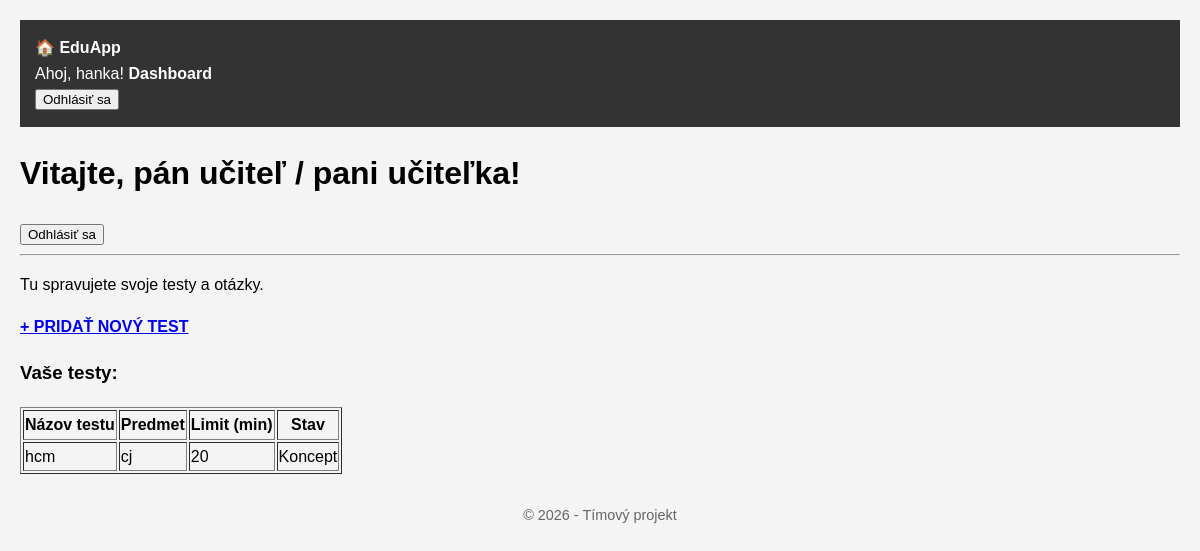
Page /dashboard/ (signed in) on the earlier database version.
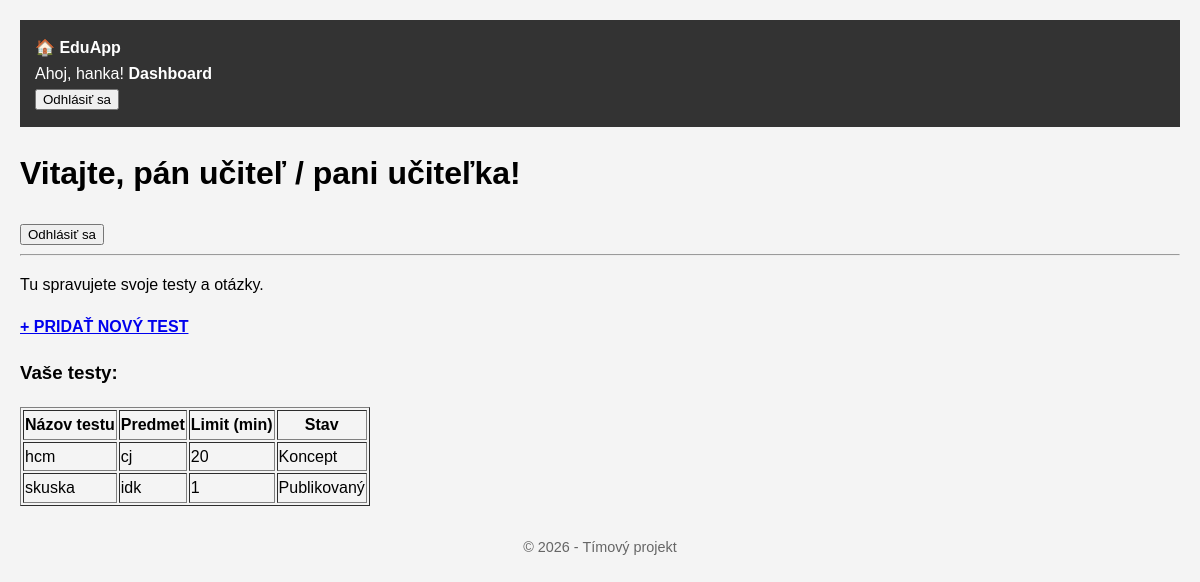
Same page on the later database version.
### quiz/models.py (models this page shows, shortened)
class Test(models.Model):
    title = models.CharField(max_length=200)
    description = models.TextField()
    subject = models.CharField(max_length=100)
    time_limit = models.IntegerField(help_text="Limit v minútach")
    is_published = models.BooleanField(default=False)
    questions = models.ManyToManyField(Question, related_name='tests', through='TestQuestion')

### quiz/views.py (the view)
# urls.py: path('dashboard/', views.dashboard, name='dashboard'),
@login_required
def dashboard(request):
    user_profil = request.user.profil
    if user_profil.is_teacher:
        testy = Test.objects.all()
        return render(request, 'quiz/ucitel_dashboard.html', {'testy': testy})
    else:
        testy = Test.objects.filter(is_published=True)
        return render(request, 'quiz/student_dashboard.html', {'testy': testy})

### quiz/templates/quiz/ucitel_dashboard.html (shortened to what this page needs)
{% extends 'quiz/base.html' %}
{% block content %}
    <h1>Vitajte, pán učiteľ / pani učiteľka!</h1>
    <form action="{% url 'logout' %}" method="post">
        <button type="submit">Odhlásiť sa</button>
    </form>
    <hr>
    {% if vytvaram_test %}
        <h2>Vytvoriť nový test</h2>
        <form method="post">
            {% csrf_token %}
            {{ form.as_p }}
            <button type="submit">Uložiť test</button>
            <a href="{% url 'dashboard' %}">Zrušiť</a>
        </form>
    {% else %}
        <p>Tu spravujete svoje testy a otázky.</p>
        <a href="{% url 'vytvor_test' %}"><strong>+ PRIDAŤ NOVÝ TEST</strong></a>
        <h3>Vaše testy:</h3>
        <table border="1">
            <thead>
                <tr>
                    <th>Názov testu</th>
                    <th>Predmet</th>
                    <th>Limit (min)</th>
                    <th>Stav</th>
                </tr>
            </thead>
            <tbody>
                {% for test in testy %}
                <tr>
                    <td>{{ test.title }}</td>
                    <td>{{ test.subject }}</td>
                    <td>{{ test.time_limit }}</td>
                    <td>
                        {% if test.is_published %}
                            Publikovaný
                        {% else %}
                            Koncept
                        {% endif %}
                    </td>
                </tr>
                {% empty %}
                <tr>
                    <td colspan="4">Zatiaľ ste nevytvorili žiadne testy.</td>
                </tr>
                {% endfor %}
            </tbody>
        </table>
    {% endif %}
{% endblock %}

### quiz/templates/quiz/base.html (shortened to what this page needs)
{% load static %}
<!DOCTYPE html>
<html lang="sk">
<head>
    <link rel="stylesheet" href="{% static 'quiz/style.css' %}">
</head>
<body>
    <nav class="main-nav">
        <div class="nav-logo">
            <a href="{% url 'index' %}">🏠 EduApp</a>
        </div>
        <div class="nav-links">
            {% if user.is_authenticated %}
                <span class="user-welcome">Ahoj, {{ user.username }}!</span>
                <a href="{% url 'dashboard' %}" class="link-dashboard">Dashboard</a>
                <form action="{% url 'logout' %}" method="post" class="logout-form">
                    <button type="submit" class="btn-logout">Odhlásiť sa</button>
                </form>
            {% else %}
                <a href="{% url 'login' %}" class="btn-login">Prihlásiť sa</a>
            {% endif %}
        </div>
    </nav>
    <main class="container">
        {% block content %}{% endblock %}
    </main>
    <footer class="main-footer">
        &copy; 2026 - Tímový projekt
    </footer>
</body>
</html>

### quiz/static/style.css (style rules this page uses)
body { font-family: sans-serif; line-height: 1.6; margin: 0; padding: 20px; background-color: #f4f4f4; }
nav { background: #333; color: #fff; padding: 15px; margin-bottom: 20px; }
nav a { color: #fff; text-decoration: none; margin-right: 15px; font-weight: bold; }
footer { margin-top: 30px; text-align: center; color: #666; font-size: 0.9em; }

Differences in the rows shown:
added Test: title "skuska", subject "idk", time_limit "1", is_published "Publikovaný"
